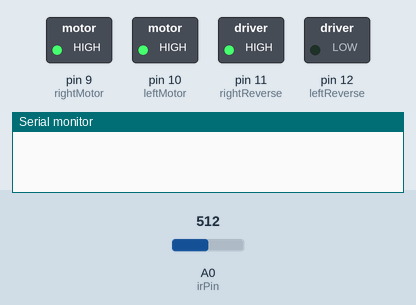
Bench run of a sketch on a simulated Arduino Uno, built with avr-gcc and run on an emulated ATmega328P. Shown: switched loads named in the sketch (green lamp = pin HIGH), the last lines printed to the serial monitor. The inputs (shaded band) are chosen by the test bench; at power-on: A0 (irPin) = 512.

Above: at 1.2 s.
1.3 s: A0 (irPin) set to 311
3.1 s: A0 (irPin) set to 286
At 15.2 s:
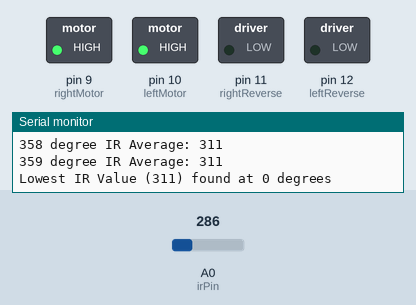
At 16.0 s:
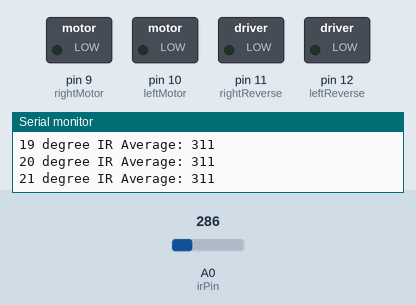
Timing chart, 0 to 30.2 s (numbered marks = the images above; inputs shaded):
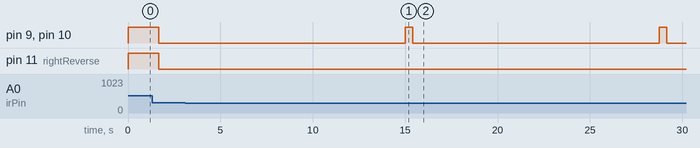

Measured:
- the behaviour switches between 300 and 299 on A0 (irPin) (found by bisection; images 0 and 1)
- after the input at 3.1 s, pin 11 (rightReverse): stays LOW (without the input it goes to HIGH after 11.9 s)
- by itself, pin 9 (rightMotor), pin 10 (leftMotor): alternates HIGH for 0.40 s and LOW for 13.3 s

The sketch:

RotateFindIR.ino
```cpp
int leftReverse = 12;
int rightReverse = 11;
int leftMotor = 10;
int rightMotor = 9;
int irPin = A0;
int rotationTime = 1600;//milliseconds
int degreeTime = 444;//microseconds
int degreeIRValue[360];
int IRValue = 0;
int currentDegree = 0;

void setup() {
  pinMode(leftMotor, OUTPUT);
  pinMode(rightMotor, OUTPUT);
  pinMode(leftReverse, OUTPUT);
  pinMode(rightReverse, OUTPUT);
  Serial.begin(9600);
}

void loop() {
  getDegreeValue();
  int lowest = 1000;
  int degree = 0;
  for(int i = 0; i < 360; i++)
  {
    Serial.println(String(i) + " degree IR Average: " + String(degreeIRValue[i]));
    if(degreeIRValue[i] < lowest)
    {
      lowest = degreeIRValue[i];
      degree = i;
    }
  }
  Serial.println("Lowest IR Value (" + String(lowest) + ") found at " + String(degree) + " degrees");
  delay(3000);


}

void getDegreeValue()
{
  currentDegree = 0;
  int timeElapsed = 0;
  do
  {
    analogWrite(leftMotor, 255);
    analogWrite(rightMotor, 255);
    digitalWrite(rightReverse, HIGH);
    int timeBegin = millis();
    int timeDegreeElapsed = 0;
    int flops = 0;
    IRValue = 0;
    do
    {
      analogWrite(leftMotor, 255);
      analogWrite(rightMotor, 255);
      digitalWrite(rightReverse, HIGH);
      int timeDegreeBegin = micros();
      flops++;
      IRValue += analogRead(irPin);
      if(IRValue < 300)
      {
        digitalWrite(rightReverse, LOW);
        delay(400);
        analogWrite(leftMotor, 0);
        analogWrite(rightMotor, 0);
        return;
      }
      timeDegreeElapsed = timeDegreeElapsed + (micros() - timeDegreeBegin);
    }while(timeDegreeElapsed < degreeTime);
    IRValue = IRValue / flops;
    degreeIRValue[currentDegree] = IRValue;
    currentDegree = (currentDegree + 1) % 360;
    timeElapsed = timeElapsed + (millis() - timeBegin);
  }while(timeElapsed < rotationTime);

    analogWrite(leftMotor, 0);
    analogWrite(rightMotor, 0);
    digitalWrite(rightReverse, LOW);
}
```
